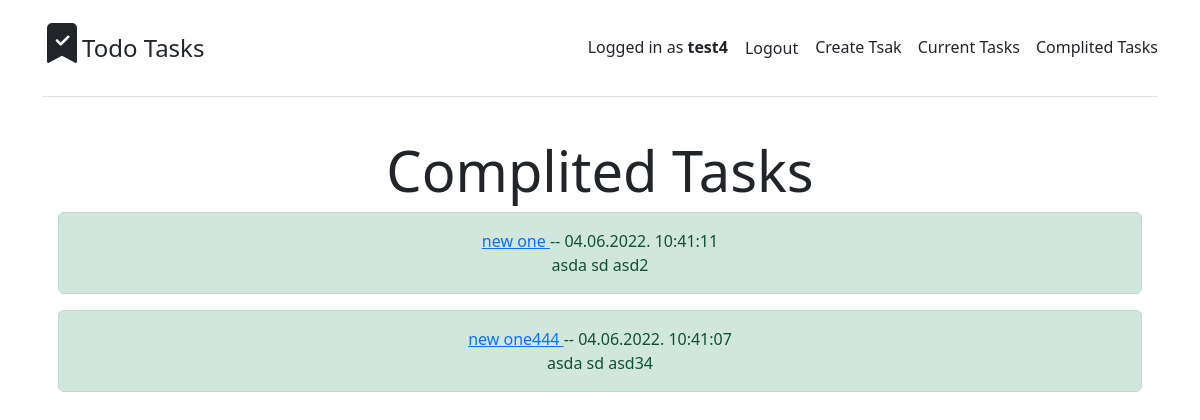
/complited/ (signed in), run on an earlier commit of the app's database.
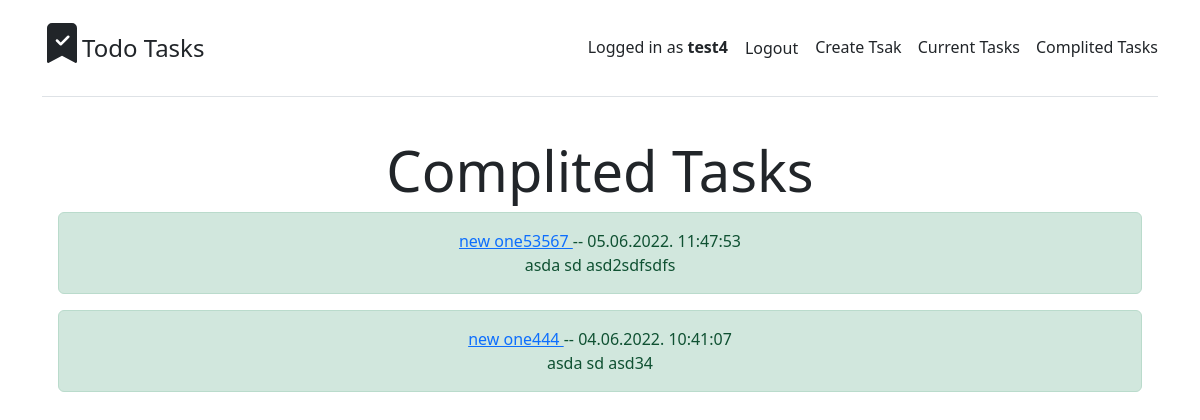
And on a later commit of the database.
### todo/models.py (models this page shows, shortened)
class Todo(models.Model):
    status_choices = [('alert-secondary', 'common'), ('alert-warning', 'important'), ('alert-danger', 'very important')]
    title = models.CharField(max_length=100)
    memo = models.TextField(blank=True)
    important = models.CharField(max_length=100,choices=status_choices,default=status_choices[0])
    created = models.DateTimeField(default=timezone.now, editable=True)
    datecomplited = models.DateTimeField(null=True, blank=True)
    user = models.ForeignKey(User, on_delete=models.CASCADE)
    idx = models.PositiveIntegerField(default=0,blank=False)

### todo/views.py (the view)
# urls.py: path('complited/', views.complited, name='complited'),
@login_required
def complited(request):
    try:
        todos = Todo.objects.filter(user=request.user, datecomplited__isnull=False).order_by('-datecomplited')
    except BaseException:
        return render(request, 'todo/comlited.html', {'massege': 'You have no complited Tasks'})
    return render(request, 'todo/comlited.html', {'todos': todos})

### templates/todo/comlited.html
{% extends 'todo/base.html' %}
{% block content %}
    <h1 class="display-4 fw-normal">{% if massege %}{{ massege }}{% else %}Complited Tasks{% endif %}</h1>
    <ul class="tasks-wrapper">
        {% for todo in todos %}
        <li class="alert alert-success"  >
             <a href="{% url 'detailtodo' todo.idx %}">{{ todo.title }} </a> -- {{ todo.datecomplited|date:'d.m.Y. H:i:s' }}<br/>
            {% if todo.memo %}<div class="memo">{{ todo.memo }}</div>{% endif %}
        </li>
        {% endfor %}
    </ul>
{% endblock %}

What changed in the data, as far as the page shows it:
removed Todo: title "new one", datecomplited "04.06.2022. 10:41:11", memo "asda sd asd2"
now on this page (row edited): Todo: title "new one53567", datecomplited "05.06.2022. 11:47:53", memo "asda sd asd2sdfsdfs"
